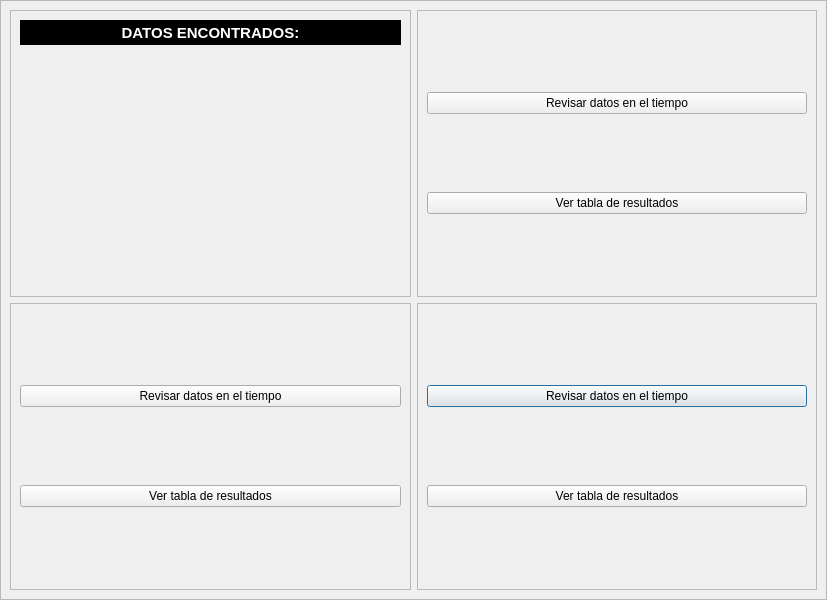
<?xml version="1.0" encoding="UTF-8"?>
<ui version="4.0">
 <class>DialogGrafico</class>
 <widget class="QDialog" name="DialogGrafico">
  <property name="geometry">
   <rect>
    <x>0</x>
    <y>0</y>
    <width>827</width>
    <height>600</height>
   </rect>
  </property>
  <property name="minimumSize">
   <size>
    <width>800</width>
    <height>600</height>
   </size>
  </property>
  <property name="windowTitle">
   <string>Dialog</string>
  </property>
  <layout class="QVBoxLayout" name="verticalLayout">
   <property name="leftMargin">
    <number>0</number>
   </property>
   <property name="topMargin">
    <number>0</number>
   </property>
   <property name="rightMargin">
    <number>0</number>
   </property>
   <property name="bottomMargin">
    <number>0</number>
   </property>
   <item>
    <widget class="QFrame" name="frame">
     <property name="styleSheet">
      <string notr="true"/>
     </property>
     <property name="frameShape">
      <enum>QFrame::StyledPanel</enum>
     </property>
     <property name="frameShadow">
      <enum>QFrame::Raised</enum>
     </property>
     <layout class="QGridLayout" name="gridLayout">
      <item row="1" column="1">
       <widget class="QFrame" name="frame_2">
        <property name="sizePolicy">
         <sizepolicy hsizetype="Ignored" vsizetype="Ignored">
          <horstretch>0</horstretch>
          <verstretch>0</verstretch>
         </sizepolicy>
        </property>
        <property name="styleSheet">
         <string notr="true"/>
        </property>
        <property name="frameShape">
         <enum>QFrame::StyledPanel</enum>
        </property>
        <property name="frameShadow">
         <enum>QFrame::Raised</enum>
        </property>
        <layout class="QVBoxLayout" name="verticalLayout_5">
         <item>
          <layout class="QVBoxLayout" name="grafica_dos"/>
         </item>
         <item>
          <widget class="QPushButton" name="botonGrafica2">
           <property name="text">
            <string>Revisar datos en el tiempo</string>
           </property>
          </widget>
         </item>
         <item>
          <widget class="QPushButton" name="botonFilas2">
           <property name="text">
            <string>Ver tabla de resultados</string>
           </property>
          </widget>
         </item>
        </layout>
       </widget>
      </item>
      <item row="1" column="0">
       <widget class="QFrame" name="frame_3">
        <property name="sizePolicy">
         <sizepolicy hsizetype="Ignored" vsizetype="Ignored">
          <horstretch>0</horstretch>
          <verstretch>0</verstretch>
         </sizepolicy>
        </property>
        <property name="styleSheet">
         <string notr="true"/>
        </property>
        <property name="frameShape">
         <enum>QFrame::StyledPanel</enum>
        </property>
        <property name="frameShadow">
         <enum>QFrame::Raised</enum>
        </property>
        <layout class="QVBoxLayout" name="verticalLayout_4">
         <item>
          <layout class="QVBoxLayout" name="grafica_uno"/>
         </item>
         <item>
          <widget class="QPushButton" name="botonGrafica1">
           <property name="text">
            <string>Revisar datos en el tiempo</string>
           </property>
          </widget>
         </item>
         <item>
          <widget class="QPushButton" name="botonFilas1">
           <property name="text">
            <string>Ver tabla de resultados</string>
           </property>
          </widget>
         </item>
        </layout>
       </widget>
      </item>
      <item row="0" column="0">
       <widget class="QFrame" name="frame_4">
        <property name="sizePolicy">
         <sizepolicy hsizetype="Ignored" vsizetype="Ignored">
          <horstretch>0</horstretch>
          <verstretch>0</verstretch>
         </sizepolicy>
        </property>
        <property name="styleSheet">
         <string notr="true"/>
        </property>
        <property name="frameShape">
         <enum>QFrame::StyledPanel</enum>
        </property>
        <property name="frameShadow">
         <enum>QFrame::Raised</enum>
        </property>
        <layout class="QVBoxLayout" name="verticalLayout_3">
         <property name="spacing">
          <number>6</number>
         </property>
         <property name="leftMargin">
          <number>9</number>
         </property>
         <property name="topMargin">
          <number>9</number>
         </property>
         <property name="rightMargin">
          <number>9</number>
         </property>
         <property name="bottomMargin">
          <number>9</number>
         </property>
         <item>
          <widget class="QLabel" name="label_3">
           <property name="sizePolicy">
            <sizepolicy hsizetype="Preferred" vsizetype="Fixed">
             <horstretch>0</horstretch>
             <verstretch>0</verstretch>
            </sizepolicy>
           </property>
           <property name="minimumSize">
            <size>
             <width>0</width>
             <height>25</height>
            </size>
           </property>
           <property name="font">
            <font>
             <pointsize>11</pointsize>
             <weight>75</weight>
             <bold>true</bold>
            </font>
           </property>
           <property name="styleSheet">
            <string notr="true">background-color: rgb(0, 0, 0);
color: rgb(255, 255, 255);</string>
           </property>
           <property name="text">
            <string>DATOS ENCONTRADOS:</string>
           </property>
           <property name="alignment">
            <set>Qt::AlignCenter</set>
           </property>
          </widget>
         </item>
         <item>
          <widget class="QLabel" name="textoDatos">
           <property name="font">
            <font>
             <pointsize>12</pointsize>
             <weight>75</weight>
             <bold>true</bold>
            </font>
           </property>
           <property name="layoutDirection">
            <enum>Qt::LeftToRight</enum>
           </property>
           <property name="text">
            <string/>
           </property>
           <property name="alignment">
            <set>Qt::AlignCenter</set>
           </property>
          </widget>
         </item>
        </layout>
       </widget>
      </item>
      <item row="0" column="1">
       <widget class="QFrame" name="frame_5">
        <property name="sizePolicy">
         <sizepolicy hsizetype="Ignored" vsizetype="Ignored">
          <horstretch>0</horstretch>
          <verstretch>0</verstretch>
         </sizepolicy>
        </property>
        <property name="styleSheet">
         <string notr="true"/>
        </property>
        <property name="frameShape">
         <enum>QFrame::StyledPanel</enum>
        </property>
        <property name="frameShadow">
         <enum>QFrame::Raised</enum>
        </property>
        <layout class="QVBoxLayout" name="verticalLayout_2">
         <item>
          <layout class="QVBoxLayout" name="grafica_tres"/>
         </item>
         <item>
          <widget class="QPushButton" name="botonGrafica3">
           <property name="text">
            <string>Revisar datos en el tiempo</string>
           </property>
          </widget>
         </item>
         <item>
          <widget class="QPushButton" name="botonFilas3">
           <property name="text">
            <string>Ver tabla de resultados</string>
           </property>
          </widget>
         </item>
        </layout>
       </widget>
      </item>
     </layout>
    </widget>
   </item>
  </layout>
 </widget>
 <resources/>
 <connections/>
</ui>
